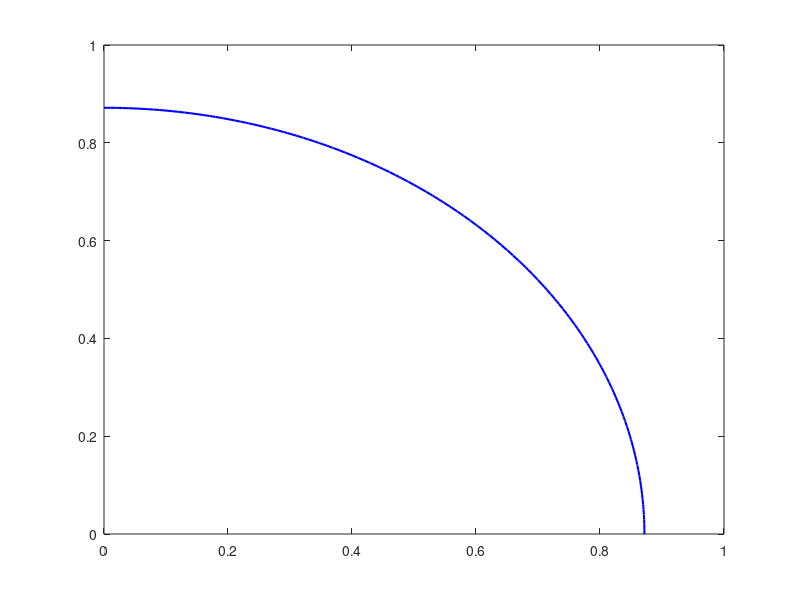

Recreate this plot in MATLAB. (Note: this script raises an error after producing the figure.)
clear all
clc

mu1 = [0 0];
mu2 = [1 1];
sigma = [1 0; 0 1];

x1 = 0:.01:1;
x2 = 0:.01:1;
[X1,X2] = meshgrid(x1,x2);
X = [X1(:) X2(:)];

y1 = mvnpdf(X,mu1,sigma);
y1 = reshape(y1,length(x2),length(x1));

y2 = mvnpdf(X,mu2,sigma);
y2 = reshape(y2,length(x2),length(x1));


c1 = contour(x1,x2,y1,[1], 'b', 'LineWidth',1.5 );
f1 =gca;
f1.XAxisLocation ='top';
xticks([])
%xticklabels({'C_2'})
f1.YAxisLocation ='right';
yticks([])
%yticklabels({'C_1'})
hold on
scatter(0,0,'MarkerEdgeColor','r',...
              'MarkerFaceColor','r',...
              'LineWidth',1.5)
text(0.03,0.05,'A', 'Color','r','FontSize', 14)

hold on
c2 = contour(x1,x2,y2,[1], 'r', 'LineWidth',1.5);
% f2 = gca;
% xlabel('S')
% ylabel('T')
% f2.XAxisLocation ='bottom';
% xticks([0 1])
% xticklabels({'0', 'Smax'})
% f2.YAxisLocation ='left';
% yticks([0 1])
% yticklabels({'0', 'Tmax'})
hold on
scatter(1,1,'MarkerEdgeColor','b',...
              'MarkerFaceColor','b',...
              'LineWidth',1.5)
text(0.95,0.95,'B', 'Color','b','FontSize', 14)
text(0.5,-0.07,'T','FontSize', 14)
%text(0.5,1.05,'X_1_A')
text(-0.1,0.5,'S','FontSize', 14)
%text(1.05,0.5,'X_2_A')
text(0.12,0.33,'U_A = CONST', 'Color','r','FontSize', 14)
text(0.65,0.65,'U_B = CONST', 'Color','b','FontSize', 14)

% r1 = c1;
% r1(:,1) = [];
% r2 = c2;
% r2(:,1) = [];
% r2 = fliplr(r2);

for n = 2:size(c1,2)
    if c1(1,n) > c2(1,size(c1,2)+2-n)
       startN = n;
       break
    end   
end

for n = 2:size(c1,2)
    if c1(1,n) < c2(1,size(c1,2)+2-n) && n > startN
       endN = n;
       break
    end 
end

btwRegion = [c1(1,startN:endN), c2(1,startN:endN)];
x_region = [c1(2,startN:endN), c2(2,startN:endN)];
ff = fill(x_region, btwRegion, [0.95 0.95 0.9]);
ff.EdgeColor = 'none';

% hold on 
% xx = linspace(0.44,0.57, 5);
% yy = linspace(0.4,0.6,5);
% scatter(xx,yy,'x')


%example of drawing a arrow
% p1 = [2 3];                         % First Point
% p2 = [9 8];                         % Second Point
% dp = p2-p1;                         % Difference
% figure(1)
% quiver(p1(1),p1(2),dp(1),dp(2))